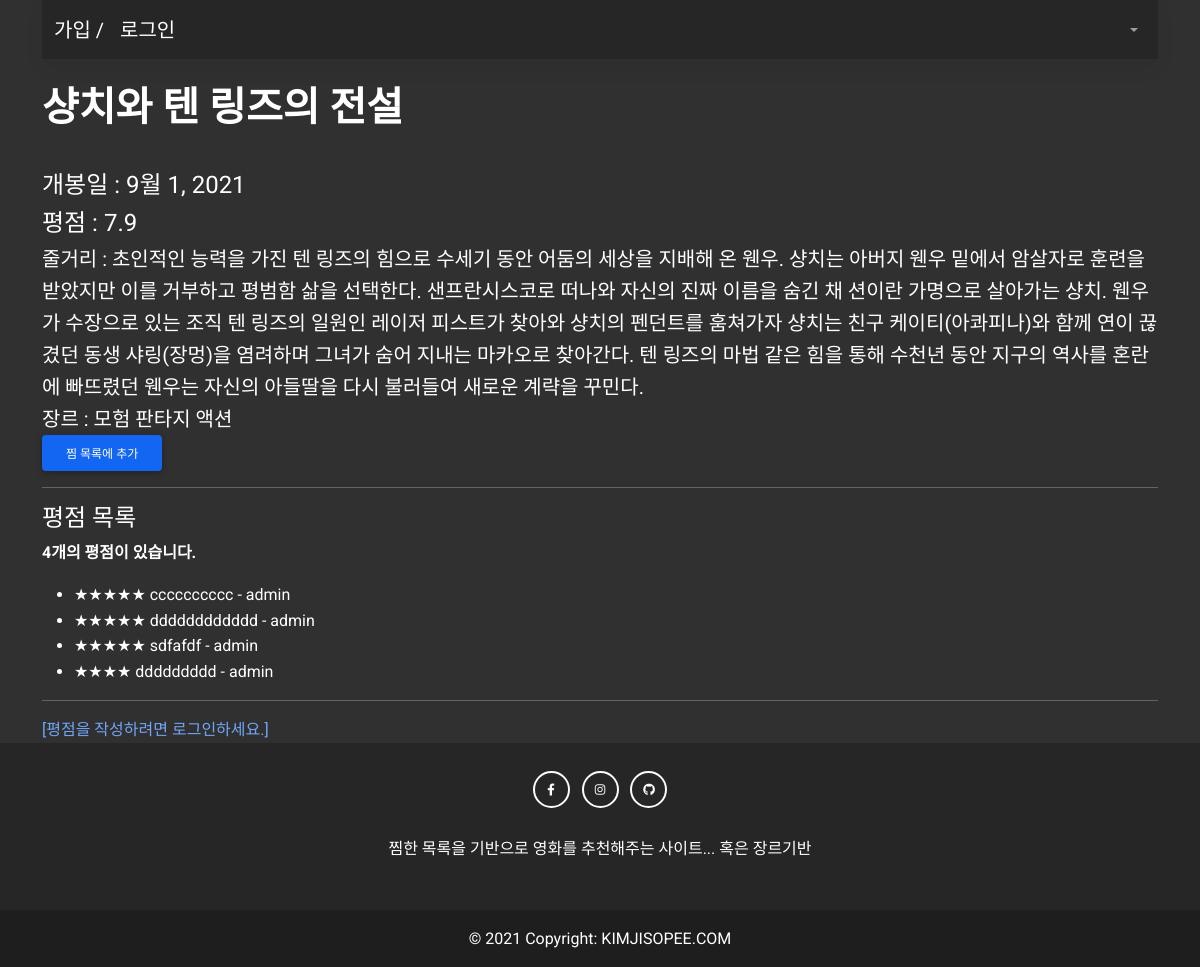
Page /movies/1/ on the earlier database version.
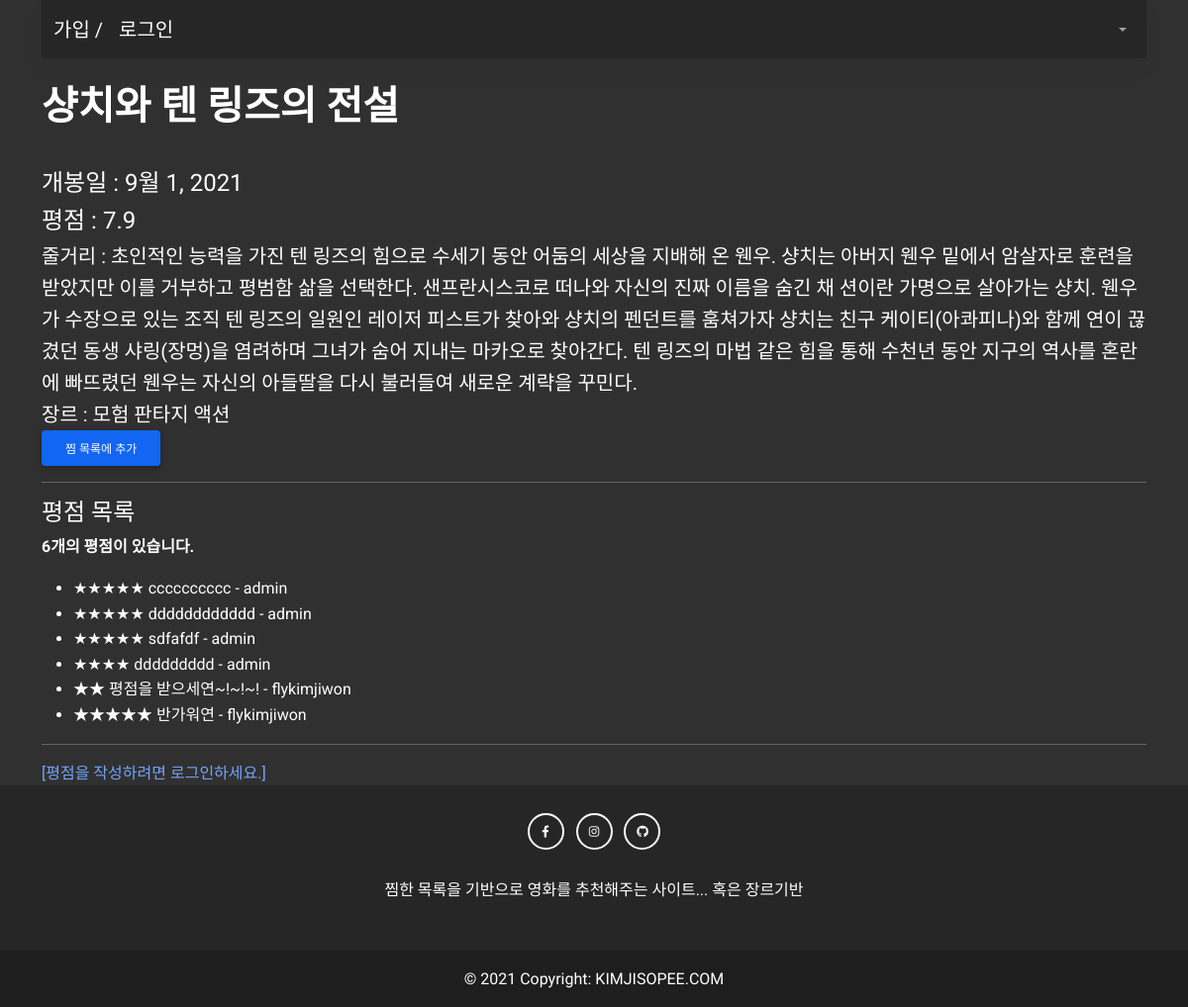
Same page on the later database version.
### movies/models.py (models this page shows, shortened)
class Movie(models.Model):
    title = models.CharField(max_length=100)
    release_date = models.DateField()
    popularity = models.FloatField()
    vote_count = models.IntegerField()
    vote_average = models.FloatField()
    overview = models.TextField()
    poster_path = models.CharField(max_length=200)
    genres = models.ManyToManyField(Genre)
    like_users = models.ManyToManyField(settings.AUTH_USER_MODEL, related_name='like_movies')

class Genre(models.Model):
    name = models.CharField(max_length=50)

class MovieComment(models.Model):
    rank_choices = ((5, '★★★★★'),(4, '★★★★'),(3, '★★★'),(2, '★★'),(1, '★'))
    rank = models.IntegerField(choices=rank_choices)
    content = models.TextField()
    movie = models.ForeignKey(Movie, on_delete=models.CASCADE)
    user = models.ForeignKey(settings.AUTH_USER_MODEL, on_delete=models.CASCADE, related_name='movie_comments')

### accounts/models.py (models this page shows)
class User(AbstractUser):
    followings = models.ManyToManyField('self', symmetrical=False, related_name='followers')

### movies/views.py (the view)
# urls.py: path('<int:movie_pk>/', views.detail, name='detail'),
@require_safe
def detail(request, movie_pk):
    movie = get_object_or_404(Movie, pk=movie_pk)
    comment_form = MovieCommentForm()
    comments = movie.moviecomment_set.all()
    context = {
        'movie': movie,
        'url':"https://image.tmdb.org/t/p/original"+movie.poster_path,
        'comment_form': comment_form,
        'comments': comments,
    }
    return render(request, 'movies/detail.html', context)

### movies/templates/movies/detail.html (shortened to what this page needs)
{% extends 'base.html' %}
{% block content %}
  <br>
  <h1 class='fw-bold'>{{ movie.title }}</h1>
  <div class='fs-4'>개봉일 : {{ movie.release_date }}</div>
  <div class='fs-4'>평점 : {{ movie.vote_average }}</div>
  {% if movie.overview %}
    <div class='fs-5'>줄거리 : {{ movie.overview }}</div>
  {% endif %}
  <div class='fs-5'> 장르 :
    {% for genre in movie.genres.all %}
      {{ genre.name }}
    {% endfor %}
  </div>
  <form class="like-form" data-movie-id="{{ movie.pk }}">
    {% if user in movie.like_users.all %}
        <button id="like-button-{{ movie.pk }}" class='btn btn-secondary'>찜 목록에서 삭제</button>
      {% else %}
        <button id="like-button-{{ movie.pk }}" class='btn btn-primary'>찜 목록에 추가</button>
      {% endif %}
  </form>
  <hr>
  <h4>평점 목록</h4>
  {% if comments %}
    <p><b>{{ comments|length }}개의 평점이 있습니다.</b></p>
  {% endif %}
  <ul>
    {% for comment in comments %}
      <li>
        {% if comment.rank == 1 %}★
        {% elif comment.rank == 2 %}★★
        {% elif comment.rank == 3 %}★★★
        {% elif comment.rank == 4 %}★★★★
        {% else %}★★★★★
        {% endif %}
        {{ comment.content }} - {{ comment.user }}
      </li>
    {% empty %}
      <p>평점이 아직 없어요!</p>
    {% endfor %}
  </ul>
  <hr>
  {% if request.user.is_authenticated %}
    {% comment %} <form class="comment-form" data-movie-id="{{ movie.pk }}"> {% endcomment %}
    <form action="{% url 'movies:comments_create' movie.pk %}" method="POST">
      {% csrf_token %}
      {{ comment_form }}
      <input type="submit" id="comment-submit-{{ movie.pk }}" value='등록'>
    </form>
  {% else %}
    <a href="{% url 'accounts:login' %}">[평점을 작성하려면 로그인하세요.]</a>
  {% endif %}
{% endblock %}

### templates/base.html (shortened to what this page needs)
<!DOCTYPE html>
{% load static %}
<html lang="en">
  <head>
    <link
      rel="stylesheet"
      href="https://use.fontawesome.com/releases/v5.15.2/css/all.css"
    />
    <link rel="stylesheet" href="    {% static 'css/mdb.dark.min.css'%}"/>
  </head>
  <body>
<div class="container ">
    <nav class="navbar navbar-expand-lg navbar-dark bg-dark ">
    <div class="container-fluid">
    {% if user.is_authenticated %}
<a class="navbar-brand" href="{% url 'movies:index'%}">영화목록 /</a>
<a class="navbar-brand" href="{% url 'community:index'%}">커뮤니티 /</a>
<a class="navbar-brand" href="{% url 'community:create'%}">글쓰기 /</a>
<a class="navbar-brand" href="{% url 'movies:recommended'%}">랜덤추천 /</a>
<a class="navbar-brand" href="{% url 'movies:recoreco'%}">장르추천</a>
<ul class="navbar-nav ms-auto">
      <li class="nav-item dropdown">
        <a
          class="nav-link dropdown-toggle d-flex align-items-center"
          href="#"
          id="navbarDropdownMenuLink"
          role="button"
          data-mdb-toggle="dropdown"
          aria-expanded="false"
        >
          <img
            src="https://mdbootstrap.com/img/Photos/Avatars/img (31).jpg"
            class="rounded-circle"
            height="22"
            alt=""
            loading="lazy"
          />
        </a>
        <ul class="dropdown-menu" aria-labelledby="navbarDropdownMenuLink">
        <li>
            <a class="dropdown-item">{{ user.username }} 로그인중</a>
          </li>
          <li>
            <a class="dropdown-item" href="{% url 'accounts:profile' user %}">내 프로필</a>
          </li>
          <li>
          <form action="{% url 'accounts:logout' %}" method="POST" class='d-inline'>
        {% csrf_token %}
        <input type="submit" value="로그아웃" class="dropdown-item">
      </form>
            {% comment %} <a class="dropdown-item" href="{% url 'accounts:logout' %}">Logout</a> {% endcomment %}
          </li>
        </ul>
      </li>
    </ul>
    {% else %}
      <a class="navbar-brand" href="{% url 'accounts:signup' %}">가입 /</a>
      <a class="navbar-brand" href="{% url 'accounts:login' %}">로그인 </a>
      <ul class="navbar-nav ms-auto">
      <li class="nav-item dropdown">
        <a
          class="nav-link dropdown-toggle d-flex align-items-center"
          href="#"
          id="navbarDropdownMenuLink"
          role="button"
          data-mdb-toggle="dropdown"
          aria-expanded="false"
        >
        </a>
      </li>
    </ul>
  </div>
      {% endif %}
    </nav>
    {% block content %}
    {% endblock %}
  </div>
<footer class="bg-dark text-center text-white">
  <div class="container p-4">
    <section class="mb-4">
      <a class="btn btn-outline-light btn-floating m-1" href="#!" role="button"
        ><i class="fab fa-facebook-f"></i
      ></a>
      <a class="btn btn-outline-light btn-floating m-1" href="#!" role="button"
        ><i class="fab fa-instagram"></i
      ></a>
      <a class="btn btn-outline-light btn-floating m-1" href="#!" role="button"
        ><i class="fab fa-github"></i
      ></a>
    </section>
    <section class="mb-4">
      <p>
        찜한 목록을 기반으로 영화를 추천해주는 사이트... 혹은 장르기반
      </p>
    </section>
  </div>
  <div class="text-center p-3" style="background-color: rgba(0, 0, 0, 0.2);">
    © 2021 Copyright:
    <a class="text-white" href="http://127.0.0.1:8000/">KIMJISOPEE.COM</a>
  </div>
</footer>
  </body>
</html>

Differences in the rows shown:
added MovieComment: content "평점을 받으세연~!~!~!", user "flykimjiwon"
added MovieComment: content "반가워연", user "flykimjiwon"
Other differences:
{{ comments|length }}: "4" → "6"
